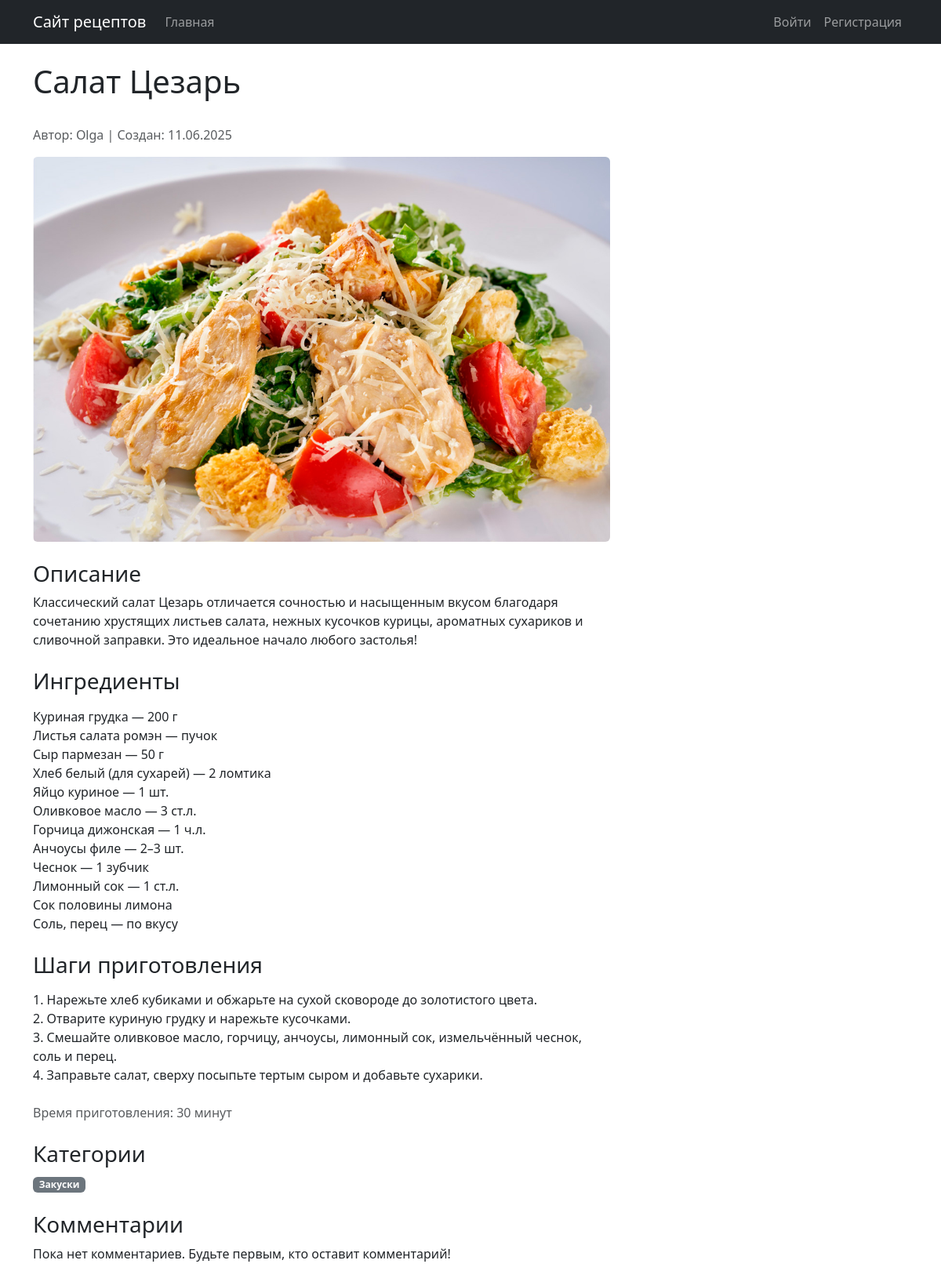
Page /recipe/1/ on the committed database.
### recipes/models.py (models this page shows, shortened)
class Recipe(models.Model):
    title = models.CharField(max_length=200, verbose_name='Название рецепта')
    description = models.TextField(verbose_name='Описание')
    cooking_steps = models.TextField(verbose_name='Шаги приготовления')
    cooking_time = models.IntegerField(verbose_name='Время приготовления (в минутах)')
    image = models.ImageField(upload_to='recipes/', verbose_name='Изображение')
    author = models.ForeignKey(User, on_delete=models.CASCADE, verbose_name='Автор')
    categories = models.ManyToManyField(Category, through='RecipeCategory', verbose_name='Категории')
    ingredients = models.TextField(verbose_name='Ингредиенты')
    created_at = models.DateTimeField(auto_now_add=True)
    updated_at = models.DateTimeField(auto_now=True)
    average_rating = models.FloatField(default=0, verbose_name='Средний рейтинг')
    class Meta:
        verbose_name = 'Рецепт'
        verbose_name_plural = 'Рецепты'
        ordering = ['-created_at']

class Category(models.Model):
    name = models.CharField(max_length=100, verbose_name='Название категории')
    description = models.TextField(blank=True, verbose_name='Описание категории')
    created_at = models.DateTimeField(auto_now_add=True)
    class Meta:
        verbose_name = 'Категория'
        verbose_name_plural = 'Категории'
        ordering = ['name']

### recipes/views.py (the view, shortened to what this page needs)
# urls.py: path('recipe/<int:pk>/', views.recipe_detail, name='recipe_detail'),
def recipe_detail(request, pk):
    recipe = get_object_or_404(Recipe, pk=pk)
    comments = recipe.comments.all()
    comment_form = CommentForm()
    rating_form = RatingForm()
    user_rating = None
    is_favorite = False
    if request.user.is_authenticated:
        user_rating = Rating.objects.filter(recipe=recipe, user=request.user).first()
        is_favorite = Favorite.objects.filter(recipe=recipe, user=request.user).exists()
    return render(request, 'recipes/recipe_detail.html', {
        'recipe': recipe,
        'comments': comments,
        'comment_form': comment_form,
        'rating_form': rating_form,
        'user_rating': user_rating,
        'is_favorite': is_favorite
    })

### recipes/templates/recipes/recipe_detail.html (shortened to what this page needs)
{% extends 'recipes/base.html' %}
{% block content %}
<div class="row">
    <div class="col-md-8">
        <div class="d-flex justify-content-between align-items-center mb-4">
            <h1>{{ recipe.title }}</h1>
        </div>
        <p class="text-muted">Автор: {{ recipe.author.username }} | Создан: {{ recipe.created_at|date:"d.m.Y" }}</p>
        {% if recipe.image %}
        <img src="{{ recipe.image.url }}" class="img-fluid rounded mb-4" alt="{{ recipe.title }}">
        {% endif %}
        <div class="mb-4">
            <h3>Описание</h3>
            <p>{{ recipe.description }}</p>
        </div>
        <div class="mb-4">
            <h3>Ингредиенты</h3>
            <p>{{ recipe.ingredients|linebreaks }}</p>
        </div>
        <div class="mb-4">
            <h3>Шаги приготовления</h3>
            <p>{{ recipe.cooking_steps|linebreaks }}</p>
        </div>
        <div class="mb-4">
            <p class="text-muted">Время приготовления: {{ recipe.cooking_time }} минут</p>
        </div>
        {% if recipe.categories.all %}
        <div class="mb-4">
            <h3>Категории</h3>
            <p>
                {% for category in recipe.categories.all %}
                <span class="badge bg-secondary">{{ category.name }}</span>
                {% endfor %}
            </p>
        </div>
        {% endif %}
        <div class="mb-4">
            <h3>Комментарии</h3>
            {% for comment in comments %}
            <div class="card mb-2">
                <div class="card-body">
                    <h6 class="card-subtitle mb-2 text-muted">{{ comment.author.username }} | {{ comment.created_at|date:"d.m.Y H:i" }}</h6>
                    <p class="card-text">{{ comment.text }}</p>
                </div>
            </div>
            {% empty %}
            <p>Пока нет комментариев. Будьте первым, кто оставит комментарий!</p>
            {% endfor %}
        </div>
    </div>
</div>
{% endblock %}

### rows in the picture
Recipe: title "Салат Цезарь", author.username "Olga", created_at "11.06.2025", image (picture), description "Классический салат Цезарь отличается сочностью и насыщенным вкусом благодаря сочетанию хрустящих листьев салата, нежных кусочков курицы, ароматных сухариков и сливочной заправки. Это идеальное начало любого застолья!", ingredients "Куриная грудка — 200 г Листья салата ромэн — пучок Сыр пармезан — 50 г Хлеб белый (для сухарей) — 2 ломтика Яйцо куриное — 1 шт. Оливковое масло — 3 ст.л. Горчица дижонская — 1 ч.л. Анчоусы филе — 2–3 шт. Чеснок — 1 зубчик Лимонный сок — 1 ст.л. Сок половины лимона Соль, перец — по вкусу", cooking_steps "1. Нарежьте хлеб кубиками и обжарьте на сухой сковороде до золотистого цвета. 2. Отварите куриную грудку и нарежьте кусочками. 3. Смешайте оливковое масло, горчицу, анчоусы, лимонный сок, измельчённый чеснок, соль и перец. 4. Заправьте салат, сверху посыпьте тертым сыром и добавьте сухарики.", cooking_time "30"
Category: name "Закуски"
